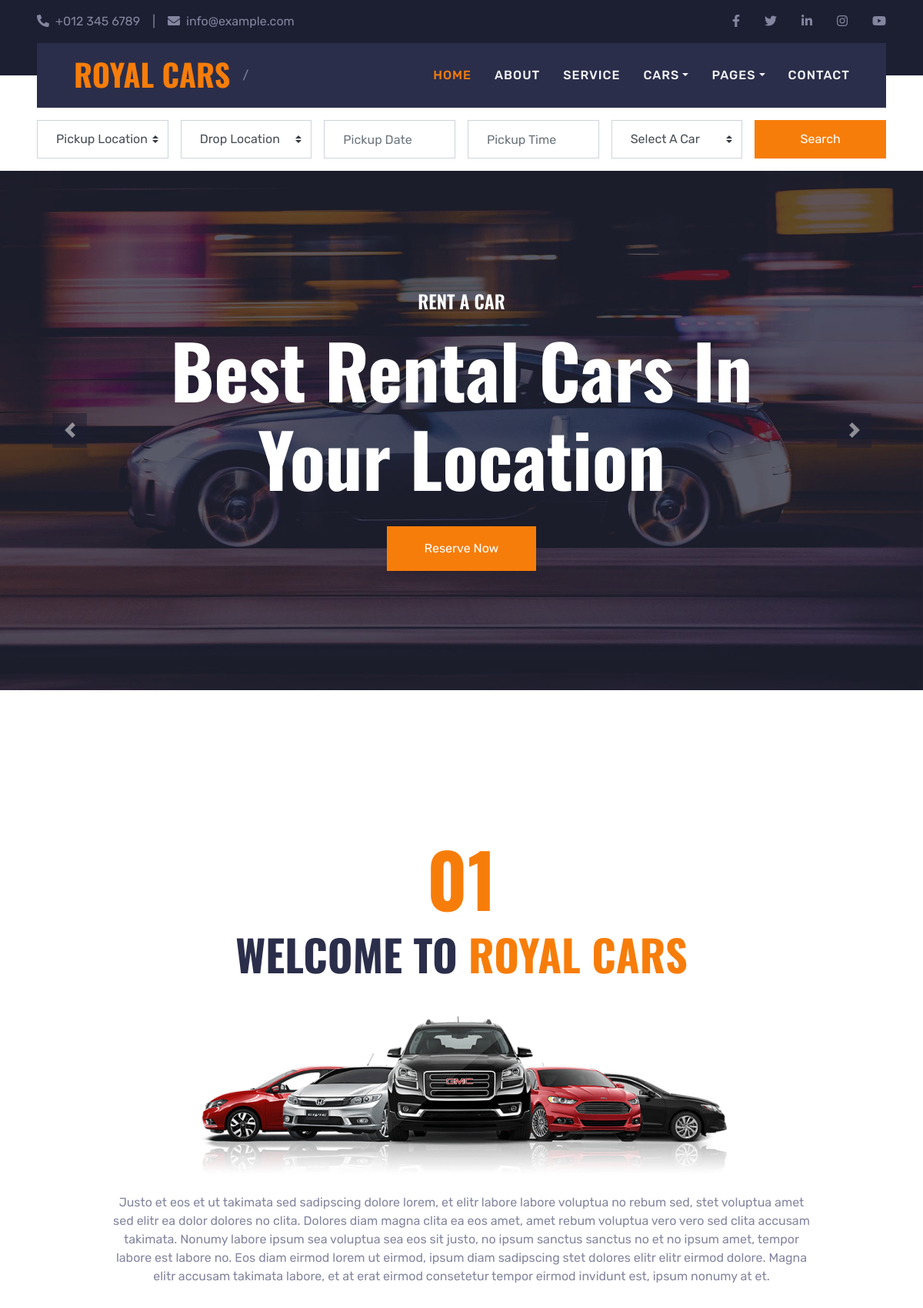
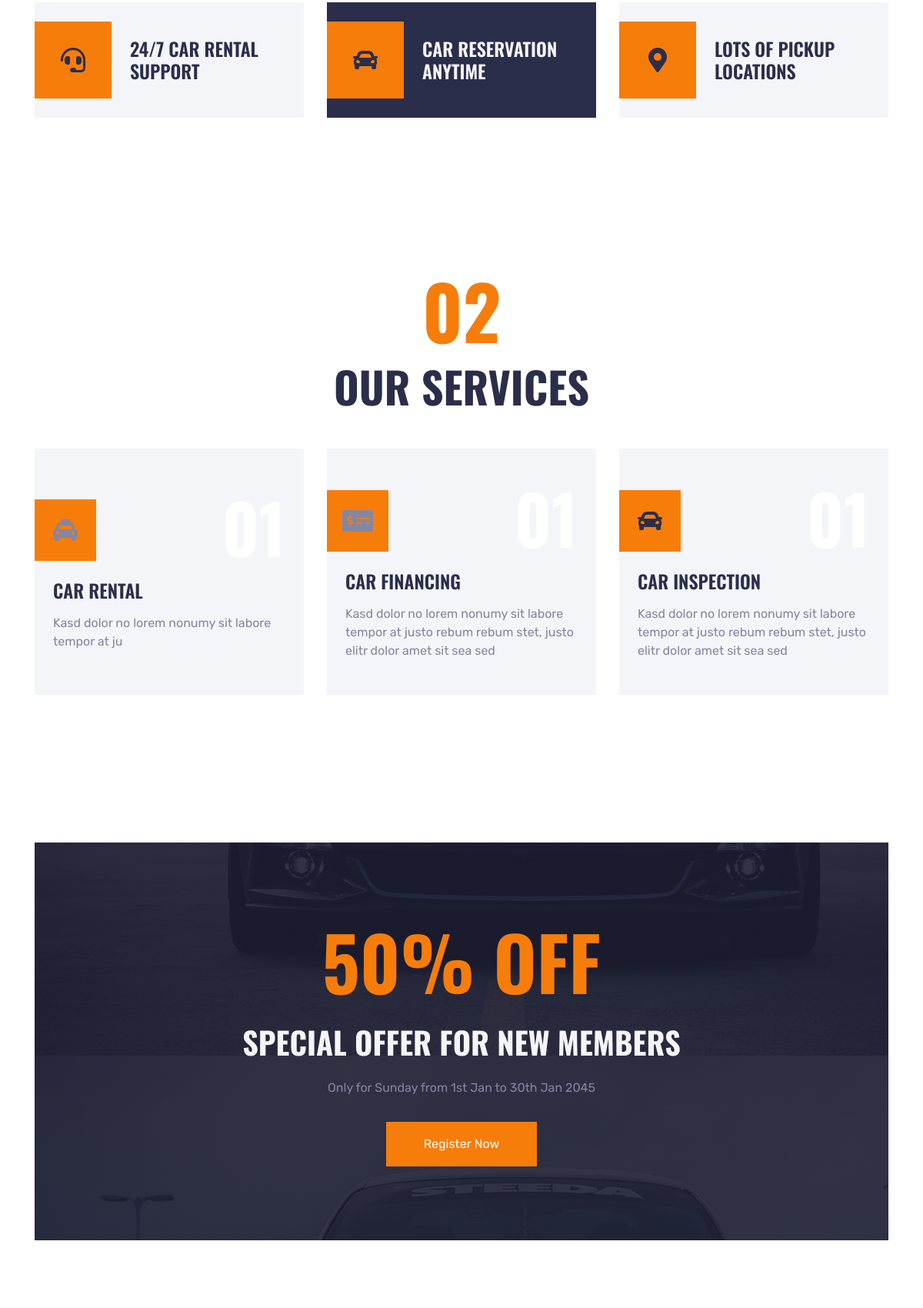
The page / (upper part) on the database its author committed (2 pictures, top to bottom).
### car/models.py (models this page shows)
class service(models.Model):
    service_icon=models.CharField(max_length=30)
    service_heading=models.CharField(max_length=30)
    service_details=models.TextField()

### aug26/views.py (the view)
# urls.py: 2. Add a URL to urlpatterns:  path('', views.home, name='home')
def home(request):
    servicedata=service.objects.all()
    data={
        'servicedata':servicedata
    }
    return render(request,"index.html",data)

### templates/index.html (shortened to what this page needs)
    {% extends "base.html"%}
    {% block contant %}
    <div class="container-fluid bg-white pt-3 px-lg-5">
        <div class="row mx-n2">
            <div class="col-xl-2 col-lg-4 col-md-6 px-2">
                <select class="custom-select px-4 mb-3" style="height: 50px;">
                    <option selected>Pickup Location</option>
                </select>
            </div>
            <div class="col-xl-2 col-lg-4 col-md-6 px-2">
                <select class="custom-select px-4 mb-3" style="height: 50px;">
                    <option selected>Drop Location</option>
                </select>
            </div>
            <div class="col-xl-2 col-lg-4 col-md-6 px-2">
                <div class="date mb-3" id="date" data-target-input="nearest">
                    <input type="text" class="form-control p-4 datetimepicker-input" placeholder="Pickup Date"
                        data-target="#date" data-toggle="datetimepicker" />
                </div>
            </div>
            <div class="col-xl-2 col-lg-4 col-md-6 px-2">
                <div class="time mb-3" id="time" data-target-input="nearest">
                    <input type="text" class="form-control p-4 datetimepicker-input" placeholder="Pickup Time"
                        data-target="#time" data-toggle="datetimepicker" />
                </div>
            </div>
            <div class="col-xl-2 col-lg-4 col-md-6 px-2">
                <select class="custom-select px-4 mb-3" style="height: 50px;">
                    <option selected>Select A Car</option>
                </select>
            </div>
            <div class="col-xl-2 col-lg-4 col-md-6 px-2">
                <button class="btn btn-primary btn-block mb-3" type="submit" style="height: 50px;">Search</button>
            </div>
        </div>
    </div>
    <div class="container-fluid p-0" style="margin-bottom: 90px;">
        <div id="header-carousel" class="carousel slide" data-ride="carousel">
            <div class="carousel-inner">
                <div class="carousel-item active">
                    <img class="w-100" src="/static/img/carousel-1.jpg" alt="Image">
                    <div class="carousel-caption d-flex flex-column align-items-center justify-content-center">
                        <div class="p-3" style="max-width: 900px;">
                            <h4 class="text-white text-uppercase mb-md-3">Rent A Car</h4>
                            <h1 class="display-1 text-white mb-md-4">Best Rental Cars In Your Location</h1>
                            <a href="" class="btn btn-primary py-md-3 px-md-5 mt-2">Reserve Now</a>
                        </div>
                    </div>
                </div>
            </div>
            <a class="carousel-control-prev" href="#header-carousel" data-slide="prev">
                <div class="btn btn-dark" style="width: 45px; height: 45px;">
                    <span class="carousel-control-prev-icon mb-n2"></span>
                </div>
            </a>
            <a class="carousel-control-next" href="#header-carousel" data-slide="next">
                <div class="btn btn-dark" style="width: 45px; height: 45px;">
                    <span class="carousel-control-next-icon mb-n2"></span>
                </div>
            </a>
        </div>
    </div>
    <div class="container-fluid py-5">
        <div class="container pt-5 pb-3">
            <h1 class="display-1 text-primary text-center">01</h1>
            <h1 class="display-4 text-uppercase text-center mb-5">Welcome To <span class="text-primary">Royal Cars</span></h1>
            <div class="row justify-content-center">
                <div class="col-lg-10 text-center">
                    <img class="w-75 mb-4" src="/static/img/about.png" alt="">
                    <p>Justo et eos et ut takimata sed sadipscing dolore lorem, et elitr labore labore voluptua no rebum sed, stet voluptua amet sed elitr ea dolor dolores no clita. Dolores diam magna clita ea eos amet, amet rebum voluptua vero vero sed clita accusam takimata. Nonumy labore ipsum sea voluptua sea eos sit justo, no ipsum sanctus sanctus no et no ipsum amet, tempor labore est labore no. Eos diam eirmod lorem ut eirmod, ipsum diam sadipscing stet dolores elitr elitr eirmod dolore. Magna elitr accusam takimata labore, et at erat eirmod consetetur tempor eirmod invidunt est, ipsum nonumy at et.</p>
                </div>
            </div>
            <div class="row mt-3">
                <div class="col-lg-4 mb-2">
                    <div class="d-flex align-items-center bg-light p-4 mb-4" style="height: 150px;">
                        <div class="d-flex align-items-center justify-content-center flex-shrink-0 bg-primary ml-n4 mr-4" style="width: 100px; height: 100px;">
                            <i class="fa fa-2x fa-headset text-secondary"></i>
                        </div>
                        <h4 class="text-uppercase m-0">24/7 Car Rental Support</h4>
                    </div>
                </div>
                <div class="col-lg-4 mb-2">
                    <div class="d-flex align-items-center bg-secondary p-4 mb-4" style="height: 150px;">
                        <div class="d-flex align-items-center justify-content-center flex-shrink-0 bg-primary ml-n4 mr-4" style="width: 100px; height: 100px;">
                            <i class="fa fa-2x fa-car text-secondary"></i>
                        </div>
                        <h4 class="text-light text-uppercase m-0">Car Reservation Anytime</h4>
                    </div>
                </div>
                <div class="col-lg-4 mb-2">
                    <div class="d-flex align-items-center bg-light p-4 mb-4" style="height: 150px;">
                        <div class="d-flex align-items-center justify-content-center flex-shrink-0 bg-primary ml-n4 mr-4" style="width: 100px; height: 100px;">
                            <i class="fa fa-2x fa-map-marker-alt text-secondary"></i>
                        </div>
                        <h4 class="text-uppercase m-0">Lots Of Pickup Locations</h4>
                    </div>
                </div>
            </div>
        </div>
    </div>
    <div class="container-fluid py-5">
        <div class="container pt-5 pb-3">
            <h1 class="display-1 text-primary text-center">02</h1>
            <h1 class="display-4 text-uppercase text-center mb-5">Our Services</h1>
            <div class="row">
                {% for i in servicedata %}
                <div class="col-lg-4 col-md-6 mb-2">
                    <div class="service-item d-flex flex-column justify-content-center px-4 mb-4">
                        <div class="d-flex align-items-center justify-content-between mb-3">
                            <div class="d-flex align-items-center justify-content-center bg-primary ml-n4" style="width: 80px; height: 80px;">
                                <i class="{{ i.service_icon }}"></i>
                            </div>
                            <h1 class="display-2 text-white mt-n2 m-0">01</h1>
                        </div>
                        <h4 class="text-uppercase mb-3">{{ i.service_heading }}</h4>
                        <p class="m-0">{{ i.service_details }}</p>
                    </div>
                </div>
                {% endfor %}
            </div>
        </div>
    </div>
    <div class="container-fluid py-5">
        <div class="container py-5">
            <div class="bg-banner py-5 px-4 text-center">
                <div class="py-5">
                    <h1 class="display-1 text-uppercase text-primary mb-4">50% OFF</h1>
                    <h1 class="text-uppercase text-light mb-4">Special Offer For New Members</h1>
                    <p class="mb-4">Only for Sunday from 1st Jan to 30th Jan 2045</p>
                    <a class="btn btn-primary mt-2 py-3 px-5" href="">Register Now</a>
                </div>
            </div>
        </div>
    </div>
   {% endblock %}

### templates/base.html
{% include "header.html" %}
{% block contant %}
{% endblock %}
{% include "footer.html" %}

### templates/header.html (shortened to what this page needs)
<!DOCTYPE html>
<html lang="en">
<head>
    <link href="https://cdnjs.cloudflare.com/ajax/libs/font-awesome/5.15.0/css/all.min.css" rel="stylesheet">
    <link href="/static/lib/owlcarousel/assets/owl.carousel.min.css" rel="stylesheet">
    <link href="/static/lib/tempusdominus/css/tempusdominus-bootstrap-4.min.css" rel="stylesheet" />
    <link href="/static/css/bootstrap.min.css" rel="stylesheet">
    <link href="/static/css/style.css" rel="stylesheet">
</head>
<body>
<div class="container-fluid bg-dark py-3 px-lg-5 d-none d-lg-block">
    <div class="row">
        <div class="col-md-6 text-center text-lg-left mb-2 mb-lg-0">
            <div class="d-inline-flex align-items-center">
                <a class="text-body pr-3" href=""><i class="fa fa-phone-alt mr-2"></i>+012 345 6789</a>
                <span class="text-body">|</span>
                <a class="text-body px-3" href=""><i class="fa fa-envelope mr-2"></i>info@example.com</a>
            </div>
        </div>
        <div class="col-md-6 text-center text-lg-right">
            <div class="d-inline-flex align-items-center">
                <a class="text-body px-3" href="">
                    <i class="fab fa-facebook-f"></i>
                </a>
                <a class="text-body px-3" href="">
                    <i class="fab fa-twitter"></i>
                </a>
                <a class="text-body px-3" href="">
                    <i class="fab fa-linkedin-in"></i>
                </a>
                <a class="text-body px-3" href="">
                    <i class="fab fa-instagram"></i>
                </a>
                <a class="text-body pl-3" href="">
                    <i class="fab fa-youtube"></i>
                </a>
            </div>
        </div>
    </div>
</div>
<div class="container-fluid position-relative nav-bar p-0">
    <div class="position-relative px-lg-5" style="z-index: 9;">
        <nav class="navbar navbar-expand-lg bg-secondary navbar-dark py-3 py-lg-0 pl-3 pl-lg-5">
            <a href="" class="navbar-brand">
                <h1 class="text-uppercase text-primary mb-1">Royal Cars</h1>
            </a>
            {{request.path}}
            <div class="collapse navbar-collapse justify-content-between px-3" id="navbarCollapse">
                <div class="navbar-nav ml-auto py-0">
                    <a href="{% url 'homepage' %}" class="nav-item nav-link {% if request.path == '/' %} active {% endif %}">Home</a>
                    <a href="{% url 'aboutus' %}" class="nav-item nav-link{% if request.path == '/about/' %} active {% endif %}">About</a>
                    <a href="service.html" class="nav-item nav-link">Service</a>
                    <div class="nav-item dropdown">
                        <a href="#" class="nav-link dropdown-toggle" data-toggle="dropdown">Cars</a>
                    </div>
                    <div class="nav-item dropdown">
                        <a href="#" class="nav-link dropdown-toggle" data-toggle="dropdown">Pages</a>
                    </div>
                    <a href="contact.html" class="nav-item nav-link">Contact</a>
                </div>
            </div>
        </nav>
    </div>
</div>

### templates/footer.html (shortened to what this page needs)
</body>
</html>

### static/css/style.css (style rules this page uses)
:root { --primary: #F77D0A; --secondary: #2B2E4A; --light: #F4F5F8; --dark: #1C1E32; }
h1, h2, .font-weight-bold { font-weight: 700 !important; }
h3, h4, .font-weight-semi-bold { font-weight: 600 !important; }
.nav-bar::before { position: absolute; content: ""; width: 100%; height: 50%; top: 0; left: 0; background: var(--dark); }
.nav-bar::after { position: absolute; content: ""; width: 100%; height: 50%; bottom: 0; left: 0; background: #ffffff; }
.navbar-dark .navbar-nav .nav-link { padding: 30px 15px; font-size: 16px; font-weight: 500; letter-spacing: 1px; text-transform: uppercase; color: var(--light); outline: none; }
.navbar-dark .navbar-nav .nav-link:hover, .navbar-dark .navbar-nav .nav-link.active { color: var(--primary); }
.carousel-caption { top: 0; left: 0; right: 0; bottom: 0; background: rgba(28, 30, 50, .7); z-index: 1; }
.service-item { height: 320px; background: var(--light); transition: .5s; }
.service-item h1, .service-item h4 { transition: .5s; }
.bg-banner { background: linear-gradient(rgba(28, 30, 50, .9), rgba(28, 30, 50, .9)), url(../img/bg-banner.jpg); background-attachment: fixed; }

### rows shown on the page
service: service_heading "CAR RENTAL", service_details "Kasd dolor no lorem nonumy sit labore tempor at ju"
service: service_heading "CAR FINANCING", service_details "Kasd dolor no lorem nonumy sit labore tempor at justo rebum rebum stet, justo elitr dolor amet sit sea sed"
service: service_heading "CAR INSPECTION", service_details "Kasd dolor no lorem nonumy sit labore tempor at justo rebum rebum stet, justo elitr dolor amet sit sea sed"

### other values the page prints
{{ request.path }} "/"
